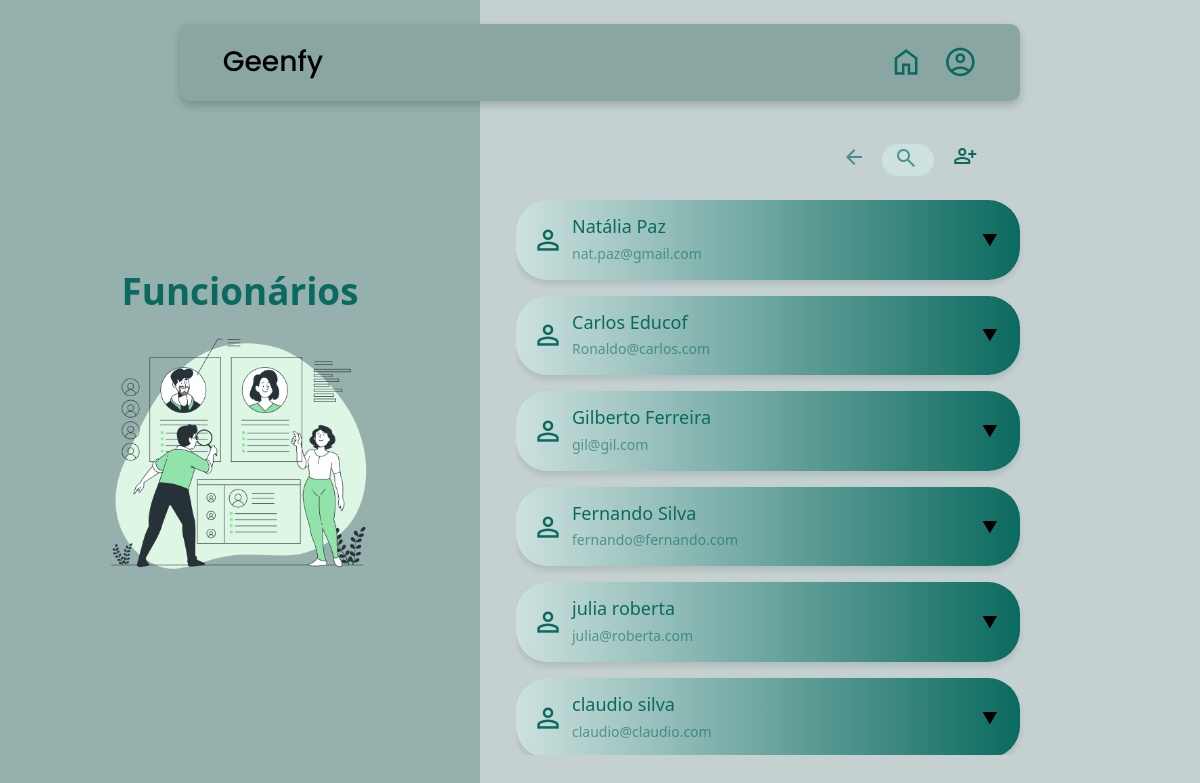
Page /funcionarios on the earlier database version.
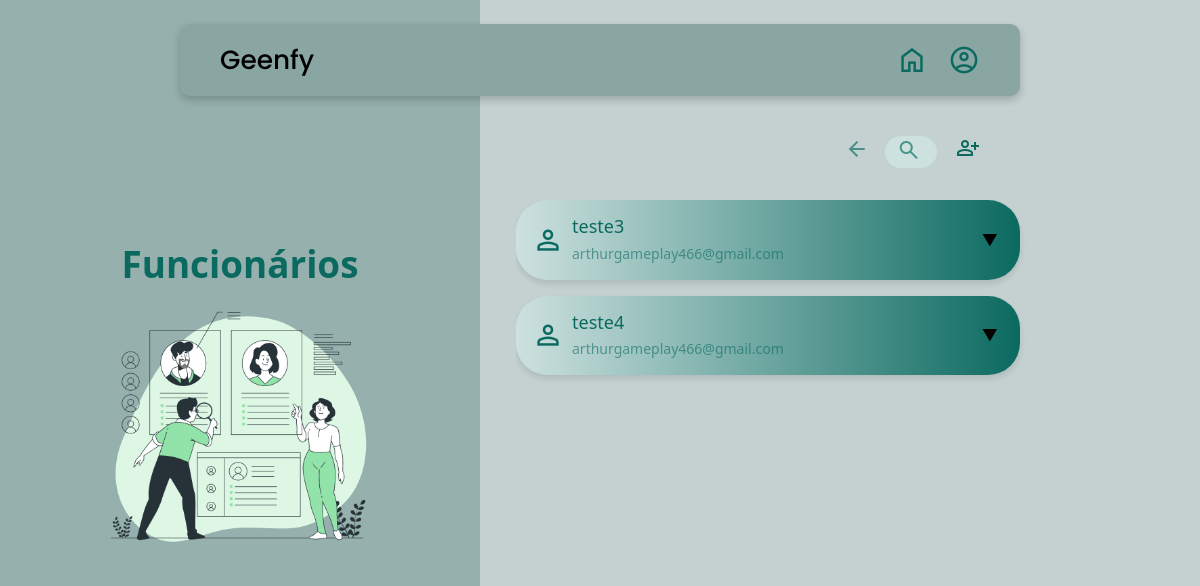
Same page on the later database version.
### geenfy/models.py (models this page shows)
class Usuario(models.Model):
    user = models.ForeignKey(User, on_delete=models.CASCADE)
    login_IHX = models.CharField(max_length=30)
    senha_IHX = models.CharField(max_length=30)
    login_CAF = models.CharField(max_length=30)
    senha_CAF = models.CharField(max_length=20)

### geenfy/views.py (the view)
# urls.py: path('funcionarios', views.Funcionario_View, name="funcionarios"),
def Funcionario_View(request):
    context = {}
    grupo_funcionario = Group.objects.get(name="funcionario")
    dados_usuario = Usuario.objects.filter(user__groups=grupo_funcionario)
    context["dados_usuario"] = dados_usuario
    dados_funcionario = Funcionario.objects.all()
    context ["dados_funcionario"] = dados_funcionario
    user_is_Coordenador = request.user.groups.filter(name="Coordenador").exists() if request.user.is_authenticated else False
    context["user_is_Coordenador"] = user_is_Coordenador
    return render(request, "funcionarios.html", context)

### geenfy/templates/funcionarios.html (shortened to what this page needs)
{% extends 'index.html' %}
{% block body %}
<main class="containerFuncionarios">
    <div class="colunaFuncionarios">
        <h1 class="tituloFunc">{{ dados_funcionario.0.titulo }}</h1>
        <img class="imgFuncionarios" src="{{ dados_funcionario.0.imgFuncionarios.url }}" alt="imagemFuncionarios">
    </div>
    <div class="container2">
        <div class="iconeFunc">
            <div class="search-container">
                <div>
                    <a class="navbar-brand back-arrow" id="backArrow">
                        <span class="material-symbols-outlined backarrow-icn">arrow_back</span>
                    </a>
                </div>
                <div class="search-box">
                    <input type="text" class="search-text" id="searchInput" placeholder="Pesquisar funcionários">
                    <a class="search-btn" id="searchBtn">
                        <span type="submit" class="material-symbols-outlined icon-search">search</span>
                    </a>
                </div>
            </div>
            <div>
                <a href="/cadastro"><span class="material-symbols-outlined icone">person_add</span></a>
            </div>
        </div>
        <div class="user-cards-wrapper">
            {% for funcionario in dados_usuario %}
            <div class="user-card">
                <div class="user-header" onclick="toggleDetails('details-content-{{ forloop.counter }}', 'dropdown-arrow-{{ forloop.counter }}')">
                    <div class="user-info">
                        <span class="material-symbols-outlined iconFunc">person</span>
                        <div class="user-details">
                            <h3>{{ funcionario.user.first_name }}</h3>
                            <p>{{ funcionario.user.email }}</p>
                        </div>
                    </div>
                    <button class="accordion"><span id="dropdown-arrow-{{ forloop.counter }}" class="arrow">▼</span></button>
                </div>
            </div>
            {% endfor %}
        </div>
    </div>
</main>
{% endblock %}

Differences in the rows shown:
removed Usuario: user.first_name "Natália Paz", user.email "nat.paz@gmail.com"
removed Usuario: user.first_name "Carlos Educof", user.email "Ronaldo@carlos.com"
removed Usuario: user.first_name "julia roberta", user.email "julia@roberta.com"
removed Usuario: user.first_name "claudio silva", user.email "claudio@claudio.com"
changed Usuario: user.first_name "Gilberto Ferreira" → "teste3"; user.email "gil@gil.com" → "arthurgameplay466@gmail.com"
changed Usuario: user.first_name "Fernando Silva" → "teste4"; user.email "fernando@fernando.com" → "arthurgameplay466@gmail.com"
